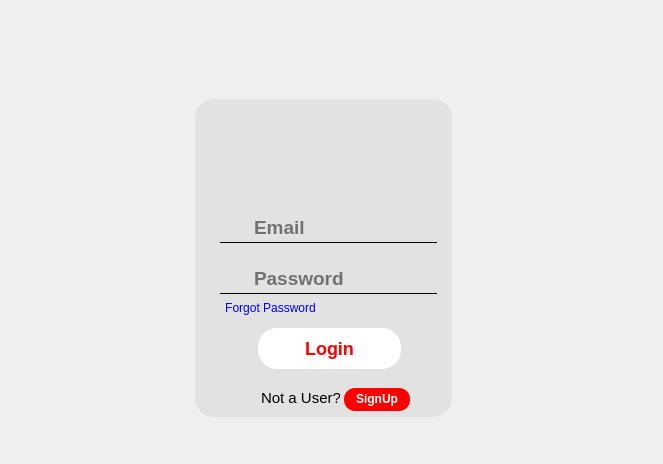
<?xml version="1.0" encoding="UTF-8"?>
<ui version="4.0">
 <class>CreatorLoginPage</class>
 <widget class="QDialog" name="CreatorLoginPage">
  <property name="geometry">
   <rect>
    <x>0</x>
    <y>0</y>
    <width>663</width>
    <height>464</height>
   </rect>
  </property>
  <property name="windowTitle">
   <string>Dialog</string>
  </property>
  <widget class="QLineEdit" name="lineEdit">
   <property name="geometry">
    <rect>
     <x>220</x>
     <y>213</y>
     <width>217</width>
     <height>30</height>
    </rect>
   </property>
   <property name="styleSheet">
    <string notr="true">QLineEdit {
    border: none;
    border-bottom: 1px solid black;
    background-color: transparent;
    color: black;
    font-weight: bold;
    font-family: &quot;Roboto&quot;;
    font-size: 19px;
    padding-left: 32px;
}
</string>
   </property>
   <property name="placeholderText">
    <string>Email</string>
   </property>
  </widget>
  <widget class="QLabel" name="label">
   <property name="geometry">
    <rect>
     <x>195</x>
     <y>99</y>
     <width>257</width>
     <height>318</height>
    </rect>
   </property>
   <property name="styleSheet">
    <string notr="true">border-radius: 19px;
background-color: rgba(217, 217, 217, 0.6);</string>
   </property>
   <property name="text">
    <string/>
   </property>
  </widget>
  <widget class="QLabel" name="label_2">
   <property name="geometry">
    <rect>
     <x>261</x>
     <y>386</y>
     <width>79</width>
     <height>24</height>
    </rect>
   </property>
   <property name="styleSheet">
    <string notr="true">font-size: 15px;
font-weight: semibold;
font-family: &quot;Poppins&quot;;
padding-up: 4px;

</string>
   </property>
   <property name="text">
    <string>Not a User?</string>
   </property>
  </widget>
  <widget class="QLabel" name="Text">
   <property name="geometry">
    <rect>
     <x>322</x>
     <y>296</y>
     <width>141</width>
     <height>17</height>
    </rect>
   </property>
   <property name="styleSheet">
    <string notr="true">color: red;
font-size: 14px;
font-weight: bold;
</string>
   </property>
   <property name="text">
    <string/>
   </property>
  </widget>
  <widget class="QLabel" name="Background">
   <property name="geometry">
    <rect>
     <x>0</x>
     <y>0</y>
     <width>663</width>
     <height>464</height>
    </rect>
   </property>
   <property name="styleSheet">
    <string notr="true"/>
   </property>
   <property name="text">
    <string/>
   </property>
  </widget>
  <widget class="QLabel" name="Profile">
   <property name="geometry">
    <rect>
     <x>221</x>
     <y>5</y>
     <width>210</width>
     <height>209</height>
    </rect>
   </property>
   <property name="styleSheet">
    <string notr="true"/>
   </property>
   <property name="text">
    <string/>
   </property>
  </widget>
  <widget class="QLabel" name="Password">
   <property name="geometry">
    <rect>
     <x>220</x>
     <y>262</y>
     <width>25</width>
     <height>30</height>
    </rect>
   </property>
   <property name="styleSheet">
    <string notr="true"/>
   </property>
   <property name="text">
    <string/>
   </property>
  </widget>
  <widget class="QLabel" name="Username">
   <property name="geometry">
    <rect>
     <x>220</x>
     <y>215</y>
     <width>28</width>
     <height>26</height>
    </rect>
   </property>
   <property name="styleSheet">
    <string notr="true"/>
   </property>
   <property name="text">
    <string/>
   </property>
  </widget>
  <widget class="QLineEdit" name="lineEdit_2">
   <property name="geometry">
    <rect>
     <x>220</x>
     <y>264</y>
     <width>217</width>
     <height>30</height>
    </rect>
   </property>
   <property name="styleSheet">
    <string notr="true">QLineEdit {
    border: none;
    border-bottom: 1px solid black;
    background-color: transparent;
    color: black;
    font-weight: bold;
    font-family: &quot;Roboto&quot;;
    font-size: 19px;
    padding-left: 32px;
}
</string>
   </property>
   <property name="echoMode">
    <enum>QLineEdit::Password</enum>
   </property>
   <property name="placeholderText">
    <string>Password</string>
   </property>
  </widget>
  <widget class="QPushButton" name="pushButton_5">
   <property name="geometry">
    <rect>
     <x>258</x>
     <y>328</y>
     <width>143</width>
     <height>41</height>
    </rect>
   </property>
   <property name="cursor">
    <cursorShape>PointingHandCursor</cursorShape>
   </property>
   <property name="styleSheet">
    <string notr="true">QLabel, QPushButton {
    background-color: white;
    border-radius: 19px;
    font-weight: bold;
    font-family: &quot;Roboto&quot;;
    color: red;
    font-size: 18px;
}

QLabel:hover, QPushButton:hover {
    background-color: red;
    color: white;
}
</string>
   </property>
   <property name="text">
    <string>Login</string>
   </property>
  </widget>
  <widget class="QPushButton" name="Cforgotpassword">
   <property name="geometry">
    <rect>
     <x>220</x>
     <y>296</y>
     <width>101</width>
     <height>24</height>
    </rect>
   </property>
   <property name="cursor">
    <cursorShape>PointingHandCursor</cursorShape>
   </property>
   <property name="styleSheet">
    <string notr="true">QLabel, QPushButton {
color: blue;
background-color: rgba(255, 0, 0, 0);
border-radius: 0px;
}</string>
   </property>
   <property name="text">
    <string>Forgot Password</string>
   </property>
  </widget>
  <widget class="QPushButton" name="signup">
   <property name="geometry">
    <rect>
     <x>344</x>
     <y>388</y>
     <width>66</width>
     <height>23</height>
    </rect>
   </property>
   <property name="cursor">
    <cursorShape>PointingHandCursor</cursorShape>
   </property>
   <property name="styleSheet">
    <string notr="true">QLabel, QPushButton {
    background-color: red;
    border-radius: 11px;
    font-weight: bold;
    font-family: &quot;Poppins&quot;;
    color: white;
    font-size: 12px;
    padding-bottom: 2px;
}

QLabel:hover, QPushButton:hover {
    background-color: white;
    color: red;
}
</string>
   </property>
   <property name="text">
    <string>SignUp</string>
   </property>
  </widget>
  <widget class="QPushButton" name="pushButton">
   <property name="geometry">
    <rect>
     <x>410</x>
     <y>270</y>
     <width>25</width>
     <height>25</height>
    </rect>
   </property>
   <property name="cursor">
    <cursorShape>PointingHandCursor</cursorShape>
   </property>
   <property name="styleSheet">
    <string notr="true">QLabel, QLineEdit, QPushButton {
    background-color: transparent;
    border: 0px solid black;
}
</string>
   </property>
   <property name="text">
    <string/>
   </property>
   <property name="checkable">
    <bool>true</bool>
   </property>
  </widget>
  <zorder>Background</zorder>
  <zorder>label</zorder>
  <zorder>Username</zorder>
  <zorder>Password</zorder>
  <zorder>label_2</zorder>
  <zorder>lineEdit</zorder>
  <zorder>lineEdit_2</zorder>
  <zorder>Profile</zorder>
  <zorder>Text</zorder>
  <zorder>pushButton_5</zorder>
  <zorder>Cforgotpassword</zorder>
  <zorder>signup</zorder>
  <zorder>pushButton</zorder>
 </widget>
 <resources/>
 <connections/>
</ui>
